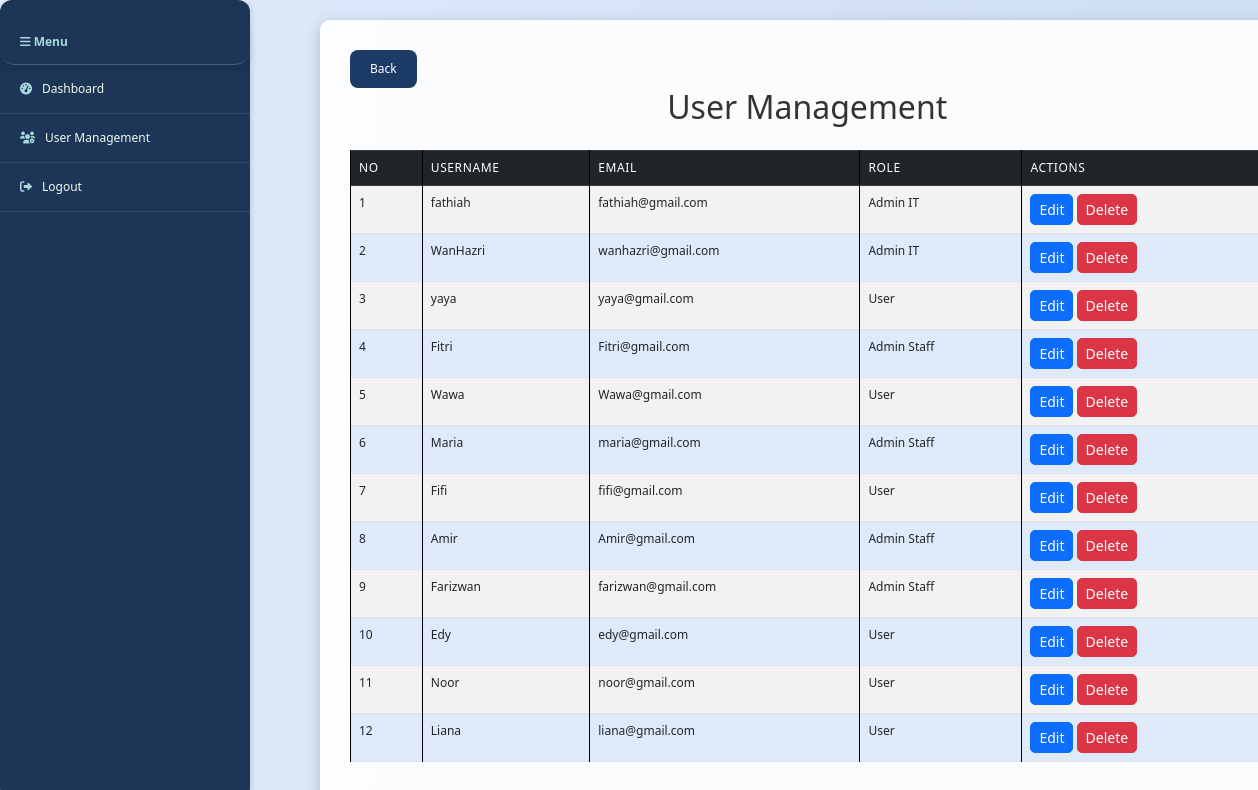
Screenshot of /user_management.php (signed in) with the database file from the repository.
### tables this page shows
CREATE TABLE `users` (
  `user_id` int(11) NOT NULL,
  `full_name` varchar(100) NOT NULL,
  `username` varchar(50) NOT NULL,
  `password` varchar(255) NOT NULL,
  `email` varchar(100) NOT NULL,
  `userType` varchar(50) NOT NULL,
  `login_status` tinyint(1) DEFAULT 0,
  `last_action` varchar(255) DEFAULT NULL
);

### user_management.php (the view, shortened to what this page needs)
<!DOCTYPE html>
<html lang="en">
<head>
<link href="https://cdn.jsdelivr.net/npm/bootstrap@5.3.0/dist/css/bootstrap.min.css" rel="stylesheet">
    <link rel="stylesheet" href="https://cdnjs.cloudflare.com/ajax/libs/font-awesome/6.0.0-beta3/css/all.min.css">
</head>
<body>
    <div id="sidebar">
        <div id="sidebar-header">
            <h2><i class="fa fa-bars"></i> Menu</h2>
        </div>
            <ul>
                <li><a href="#" class="active"><i class="fas fa-tachometer-alt"></i> Dashboard</a></li>
                <li><a href="user_management.php"><i class="fas fa-users-cog"></i> User Management</a></li>
                <li><a href="logout.php"><i class="fa fa-sign-out-alt"></i> Logout</a></li>
            </ul>
        </div>
    <div class="container">
        <a href="adminIT.php" class="back-btn">Back</a>
            <h2 class="text-center mb-4">User Management</h2>
            <table class="table table-bordered table-striped table-hover">
                <thead class="table-dark">
                    <tr>
                        <th>No</th>
                        <th>Username</th>
                        <th>Email</th>
                        <th>Role</th>
                        <th>Actions</th>
                    </tr>
                </thead>
                <tbody>
                    <?php
                    include 'database.php';
                    $query = "SELECT * FROM users";
                    $result = $conn->query($query);
                    $counter = 1;
                    if ($result->num_rows > 0) {
                        while ($row = $result->fetch_assoc()) {
                            $userType = $row['userType'] === 'adminIT' ? 'Admin IT' : ($row['userType'] === 'adminStaff' ? 'Admin Staff' : 'User');
                            echo "<tr>";
                            echo "<td>" . $counter . "</td>";
                            echo "<td>" . $row['username'] . "</td>";
                            echo "<td>" . $row['email'] . "</td>";
                            echo "<td>" . $userType . "</td>";
                            echo "<td>
                                    <button class='btn btn-primary btn-sm' onclick='openEditModal(" . $row['user_id'] . ", \"" . $row['username'] . "\", \"" . $row['userType'] . "\")'>Edit</button>
                                    <button class='btn btn-danger btn-sm' onclick='deleteUser(" . $row['user_id'] . ")'>Delete</button>
                                </td>";
                            echo "</tr>";
                            $counter++;
                        }
                    } else {
                        echo "<tr><td colspan='4'>No users found.</td></tr>";
                    }
                    ?>
                </tbody>
            </table>
    </div>
</body>
</html>

### user_management.php (style rules this page uses)
body { font-family: 'Segoe UI', Tahoma, Geneva, Verdana, sans-serif; background: linear-gradient(to right, #e0eafc, #cfdef3); color: #333; padding: 20px; font-size: 12px; }
.container { width: 80%; max-width: 1100px; padding: 30px; margin: 0 auto; margin-left: 300px; max-height: max-content; background-color: rgba(255, 255, 255, 0.9); box-shadow: 0 4px 15px rgba(0, 0, 0, 0.2); border-radius: 10px; }
#sidebar { height: 100vh; width: 250px; position: fixed; top: 0; left: 0; background-color: #1d3557; color: white; padding-top: 20px; box-shadow: 2px 0 5px rgba(0, 0, 0, 0.1); z-index: 1000; border-radius: 12px; }
#sidebar-header { display: flex; justify-content: space-between; align-items: center; padding: 15px 20px; border-bottom: 1px solid rgba(255, 255, 255, 0.2); border-radius: 15px; box-shadow: 0 4px 8px rgba(0, 0, 0, 0.1); }
#sidebar-header h2 { margin: 0; font-size: 12px; font-weight: bold; color: #a8dadc; }
#sidebar ul { list-style-type: none; padding: 0; margin: 0; }
#sidebar ul li { padding: 15px 20px; border-bottom: 1px solid rgba(255, 255, 255, 0.1); transition: background-color 0.3s ease; }
#sidebar ul li a { color: #f1faee; text-decoration: none; display: flex; align-items: center; font-size: 12px; font-weight: 500; transition: color 0.3s ease; }
#sidebar ul li i { font-size: 12px; margin-right: 10px; color: #a8dadc; transition: color 0.3s ease; }
table { width: 100%; border-collapse: collapse; overflow: hidden; background: #fff; }
th, td { border: 1px solid #1f1f1f; padding: 15px; text-align: left; font-size: 12px; color: #555; border: 1px solid #000; }
th { background-color: #345d9d; color: #fff; text-transform: uppercase; letter-spacing: 0.6px; font-weight: 500; }
td { background-color: #f9f9f9; }
tr:nth-child(even) td { background-color: #deeafa }
a { color: #000000; text-decoration: none; }
.btn-primary, .btn-danger { border-radius: 5px; }
.back-btn { display: inline-block; padding: 10px 20px; color: #ffffff; background-color: #1c3b66; border: none; border-radius: 8px; cursor: pointer; text-align: center; text-decoration: none; font-size: 12px; transition: all 0.3s ease; }

### rows the page displays
users: username "fathiah", email "fathiah@gmail.com", userType "Admin IT"
users: username "WanHazri", email "wanhazri@gmail.com", userType "Admin IT"
users: username "yaya", email "yaya@gmail.com", userType "User"
users: username "Fitri", email "Fitri@gmail.com", userType "Admin Staff"
users: username "Wawa", email "Wawa@gmail.com", userType "User"
users: username "Maria", email "maria@gmail.com", userType "Admin Staff"
users: username "Fifi", email "fifi@gmail.com", userType "User"
users: username "Amir", email "Amir@gmail.com", userType "Admin Staff"
users: username "Farizwan", email "farizwan@gmail.com", userType "Admin Staff"
users: username "Edy", email "edy@gmail.com", userType "User"
users: username "Noor", email "noor@gmail.com", userType "User"
users: username "Liana", email "liana@gmail.com", userType "User"
